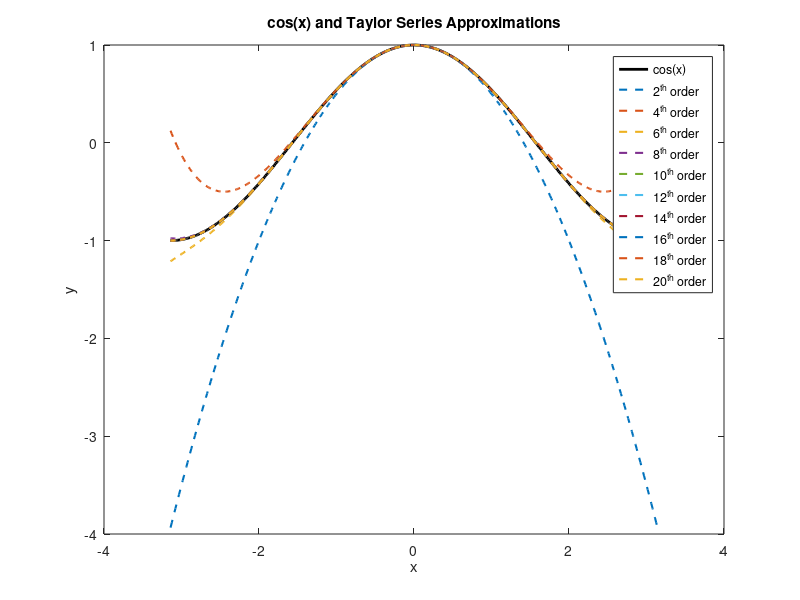
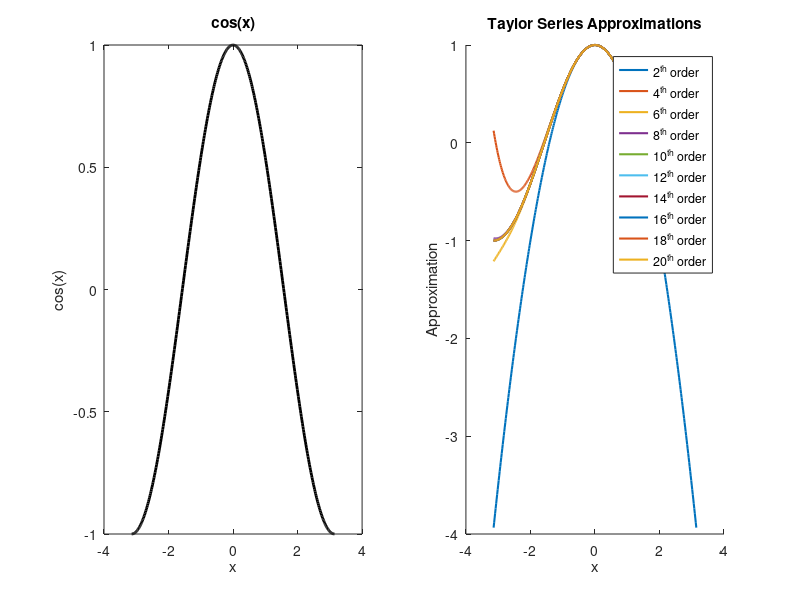
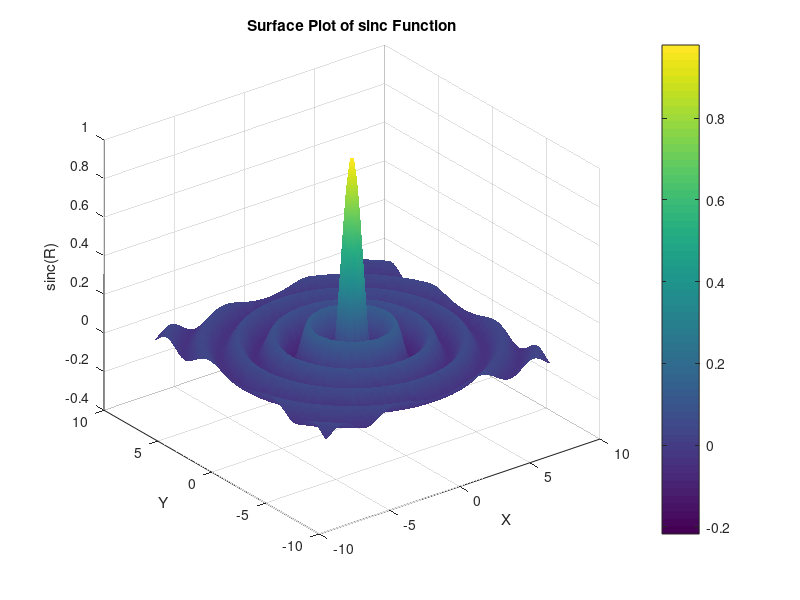

Here is the MATLAB script that generated these plots, in order:
% Taha Akhlaq MATLAB Assignment 5: Plotting

clc; % clear command window



% Question 1
x = linspace(-pi, pi, 400); % generate x values
y_cos = cos(x); % true cos(x)
num_approximations = 10; % number of even-order approximations (2 to 20)
approx_matrix = zeros(num_approximations, length(x)); 

% build each taylor approximation for cos(x)
for k = 1:num_approximations
    order = 2 * k; 
    approx = zeros(size(x));
    for n = 0:2:order
        approx = approx + ((-1)^(n/2)) * (x.^n) / factorial(n);
    end
    approx_matrix(k, :) = approx;
end

% plot cos(x) and all approximations on one figure
figure;
plot(x, y_cos, 'k', 'LineWidth', 2); 
hold on;
orders = 2:2:20;
for k = 1:num_approximations
    plot(x, approx_matrix(k, :), '--', 'LineWidth', 1.5);
end
hold off;
xlabel('x');
ylabel('y');
title('cos(x) and Taylor Series Approximations');

% create legend
legend_entries = cell(1, num_approximations + 1);
legend_entries{1} = 'cos(x)';
for k = 1:num_approximations
    legend_entries{k+1} = sprintf('%d^{th} order', orders(k));
end
legend(legend_entries, 'Location', 'Best');


% Question 2
figure;

% subplot 1: cos(x)
subplot(1,2,1);
plot(x, y_cos, 'k', 'LineWidth', 2);
xlabel('x');
ylabel('cos(x)');
title('cos(x)');

% subplot 2: Taylor approximations
subplot(1,2,2);
hold on;
for k = 1:num_approximations
    plot(x, approx_matrix(k, :), 'LineWidth', 1.5);
end
hold off;
xlabel('x');
ylabel('Approximation');
title('Taylor Series Approximations');
legend(legend_entries(2:end), 'Location', 'Best');

% Question 3
[X, Y] = meshgrid(linspace(-8,8,100), linspace(-8,8,100));
R = sqrt(X.^2 + Y.^2);

% define sinc(R) 
Z = sin(pi * R) ./ (pi * R);
Z(R == 0) = 1; % if R=0

figure;
surf(X, Y, Z);
shading interp;
xlabel('X');
ylabel('Y');
zlabel('sinc(R)');
title('Surface Plot of sinc Function');
colorbar;



% Output:
